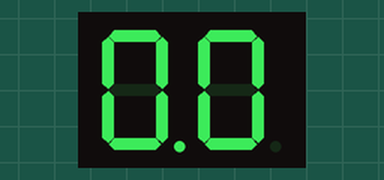
The sketch below on a simulated Arduino Uno, built with avr-gcc and run on an emulated ATmega328P. Shown: 2-digit seven-segment display. Wiring (inferred from the names in the program): 2-digit 7-segment display, segments lit when LOW: segments pin 2, pin 3, pin 4, pin 5, pin 6, pin 7, pin 8, pin 9; digit selects pin 11, pin 10. The segment pins are drawn as the display they are named for.

Above: at 0.1 s.
At 0.9 s:
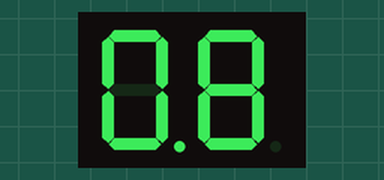
At 1.7 s:
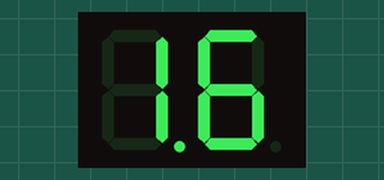
At 2.9 s:
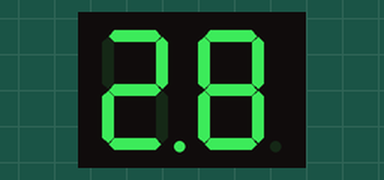
At 5.7 s:
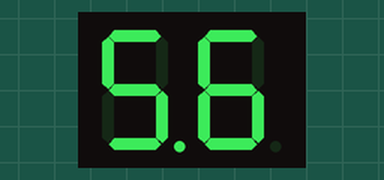
At 10.7 s:
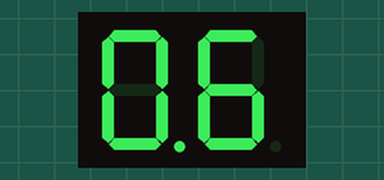

The sketch:

sample_7seg.ino
```cpp
/*
  Sample Program for 7 segment LED.
  For Lecture of "Embedded System"
  in Department of Mechanical Systems Engineering,
  Faculty of Systems Design,
  Tokyo Metropolitan University.
  Oct. 2020. N.Takesue
*/
const int DIG=2;                                        // 桁数
const int SEG=8;                                        // 7セグ，DPの数
const int dig_pin[DIG]={10, 11};                        // 桁指定のピン番号
const int seg_pin[SEG]={2, 3, 4, 5, 6, 7, 8, 9};        // 7セグa～g，DPのピン番号
const int TIME_DIG=2;                                   // 各桁の表示時間を2msに
const int pat[11]={                                     // 7セグ表示のON/OFF発光パターン
  0b00111111,/*0*/  0b00000110,/*1*/  0b01011011,/*2*/  0b01001111,/*3*/  0b01100110,/*4*/
  0b01101101,/*5*/  0b01111101,/*6*/  0b00100111,/*7*/  0b01111111,/*8*/  0b01101111,/*9*/
  0b00000000,/*BLANK*/
};

void setup()
{
  for(int i=0; i<DIG; i++){
    pinMode(dig_pin[i], OUTPUT);                        // 桁指定のピンを出力モードに設定
  }
  for(int i=0; i<SEG; i++){
    pinMode(seg_pin[i], OUTPUT);                        // 7セグa～g，DPのピンを出力モードに設定
  }
}

void disp_dig(int num, int dp)
{
  for(int i=0; i<SEG-1; i++){
    digitalWrite(seg_pin[i], !((pat[num%11]>>i)&0x01)); // 各セグメントを発光パターンで点灯
  }
  digitalWrite(seg_pin[SEG-1], !dp);                    // DPをON/OFF
}

void loop()
{
  int tims = (millis()/100)%100;                        // 起動からの時刻を0.0～9.9秒で
  for(int i=0; i<DIG; i++){
    disp_dig(tims%10, (i==1));                          // 表示桁の数字を指定
    digitalWrite(dig_pin[i], !HIGH);                    // 指定桁を表示
    delay(TIME_DIG);                                    // TIME_DIG ms待機
    digitalWrite(dig_pin[i], !LOW);                     // 表示を消して，次の桁へ
    tims = (tims - tims%10)/10;                         // 表示した数値分を引いて，一桁減らす
  }
}
```

Measured:
- by itself, everything shown: repeats every 10.0 s, in 100 steps
